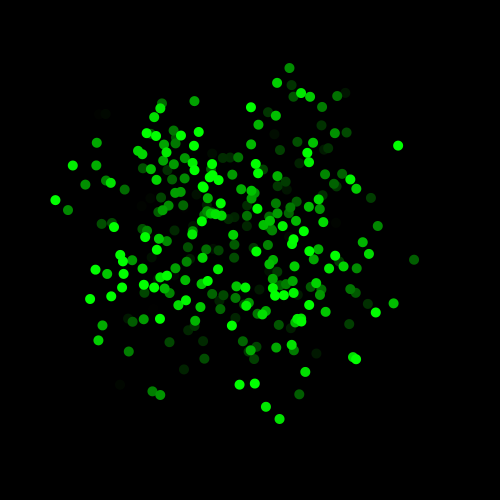
Frame 1 (no input)
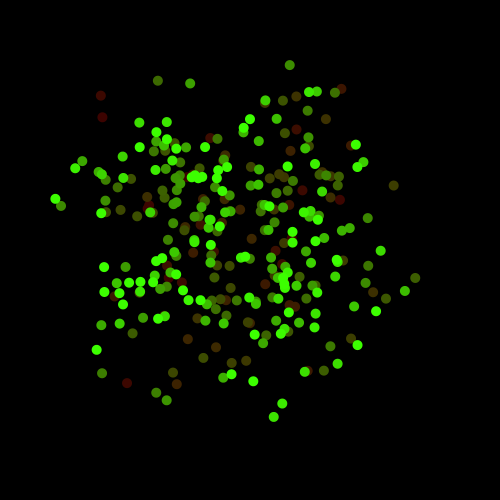
Frame 60 (the mouse pressed at the canvas centre just before this capture)
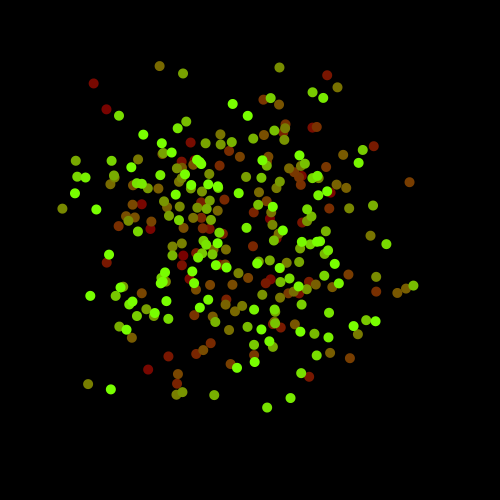
Frame 120 (the mouse held since frame 60 and released just before this capture)

The Processing sketch that drew these frames (run headless with seeded random() and noise(); from frame 60 on, the mouse is pressed at the canvas centre):

// Processing sketch: sketch_200425a
// ── sketch_200425a.pde
void setup(){
  size(500, 500);
  background(0, 0, 0);
}

void draw(){
  makeMagical();
  for(int i=0;i<300;i++) {
    fill(frameCount,i,0);
    ellipse( getWormX(i), getWormY( i),10,10);
  }
}
    float frequency = .001;
    float noiseInterval = PI;

    void makeMagical() {
        fill( 0, 0, 0);
        rect(0, 0, width, height);
        noStroke();
    }

    float getWormX(int i) {
        return map(noise(i*noiseInterval + frameCount * frequency), 0, 1, 0, width);
    }

    float getWormY(int i) {
        return map(noise(i*noiseInterval+1 + frameCount * frequency), 0, 1, 0, height);
    }
